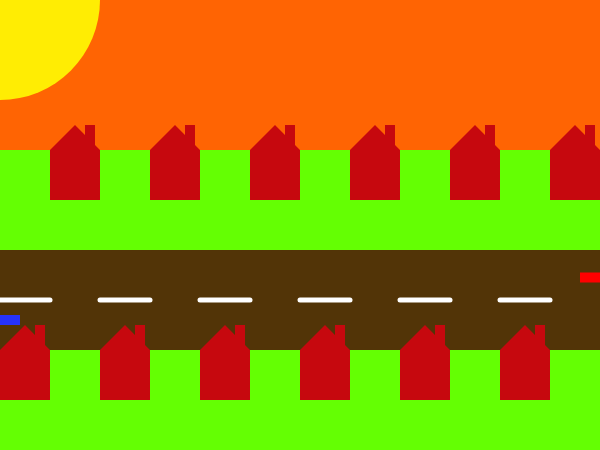
Frame 1 (no input)
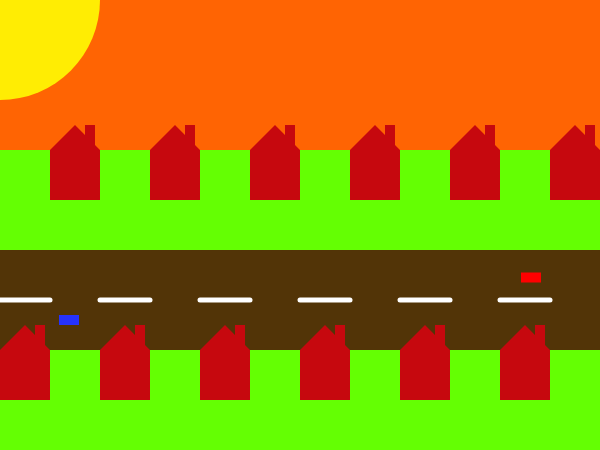
Frame 60 (no input)
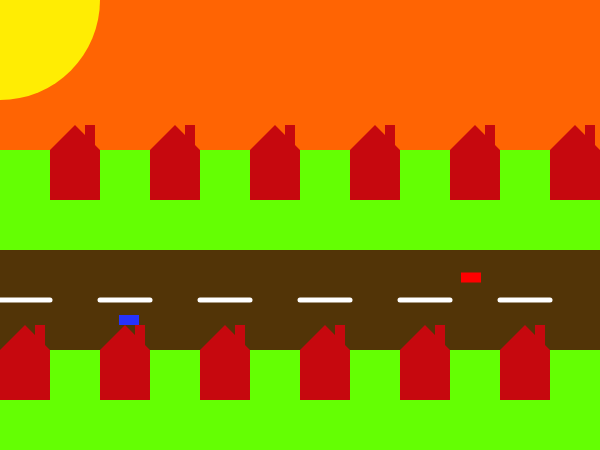
Frame 120 (the mouse pressed at the canvas centre since frame 60)

The p5.js sketch that drew these frames (run headless with seeded random() and noise() and a simulated clock; from frame 60 on, the mouse is pressed at the canvas centre):

// p5.js sketch
// ── sketch.js
var blueCarX;
var redCarX;

function setup() {
  createCanvas(600,450);
  background(82,52,7);
  unit = 100;
  noCursor();
  blueCarX=0;
  redCarX=580;
  frameRate(30);
}

function draw() {
	background(82,52,7);
	noStroke();
	fill(255,100,3);
  rect (0,0,600,150);
  fill(100,255,3);
  rect (0,150,600,100);
  fill(100,255,3);
  rect (0,350,600,100);
  fill(255,237,3);
  ellipse(0,0,200,200);
  
   if(blueCarX<width-20){
    fill(38,50,252);
    rect(blueCarX,315,20,10);
    blueCarX++;
  } else {//reset our blueCarX pos to 0
    blueCarX = 0;
  }
  
  if(redCarX>0){
    fill(255,0,0);
    rect(redCarX,272.5,20,10);
    redCarX--;
  } else {//reset our redCarX pos to 580
    redCarX = 580;
  }
  
  for(var i=0;i<11;i++){
  	stroke(255);
  	strokeWeight(5);
  	if(i%2==0){
  	line(0+i*50,300,50+i*50,300);
  	}
  }//road partition
  
  for(var j=0; j<12; j++){
  	noStroke();
		fill(198,8,14);
  	if(j%2==0){
  	beginShape(); //Houses
  	vertex(50*j,400);
  	vertex(50+50*j,400);
  	vertex(50+50*j,350);
  	vertex(45+50*j,345);
  	vertex(45+50*j,325);
  	vertex(35+50*j,325);
  	vertex(35+50*j,335);
  	vertex(25+50*j,325);
  	vertex(50*j,350);
  	endShape(CLOSE);
  	}
  	
  	else{
  	beginShape(); //Houses
  	vertex(50*j,200);
  	vertex(50+50*j,200);
  	vertex(50+50*j,150);
  	vertex(45+50*j,145);
  	vertex(45+50*j,125);
  	vertex(35+50*j,125);
  	vertex(35+50*j,135);
  	vertex(25+50*j,125);
  	vertex(50*j,150);
  	endShape(CLOSE);	
  	}
  }
}
